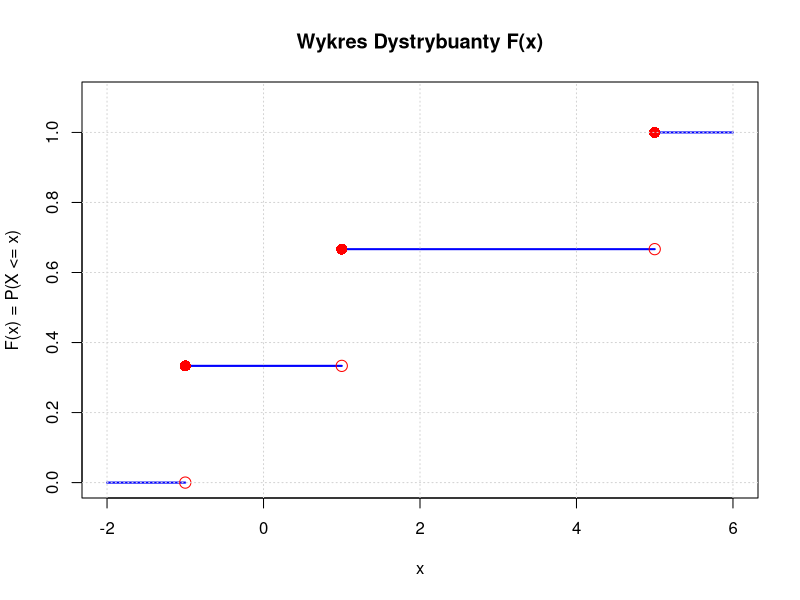

Source code (R):
xi <- c(-1, 1, 5)
pi <- c(1/3, 1/3, 1/3)

Fx <- cumsum(pi)

# 3. Definicja punktów krańcowych dla segmentów
# Lewe punkty x (początek każdego segmentu poziomego)
x_start <- c(-2, xi) 
# Prawe punkty x (koniec każdego segmentu poziomego)
x_end <- c(xi, 6) # Używamy '6' jako końca dla ostatniego segmentu

# Wartości y (wysokość każdego segmentu)
y_level <- c(0, Fx) # Zaczynamy od 0, a potem mamy Fx

#puste płótno
plot(x = 0, y = 0, type = "n", #'n' = nie rysuj niczego
     main = "Wykres Dystrybuanty F(x)",
     xlab = "x",
     ylab = "F(x) = P(X <= x)",
     ylim = c(0, 1.1),
     xlim = c(-2, 6))

#rysujemy linie od (x_start, y_level) do (x_end, y_level)
segments(x0 = x_start, y0 = y_level,
         x1 = x_end, y1 = y_level,
         col = "blue", lwd = 2) #lwd grubosc linii

#przedział domknięty
points(xi, Fx, pch = 16, col = "red", cex = 1.5) #16 to zamalowany okrag; cex rozmiar kropki

#przedział otwarty
#Wysokość: 0, Fx[1], Fx[2] (czyli 0, 1/3, 2/3)
#Używamy c(0, Fx[1:(length(Fx)-1)])
empty_y <- c(0, Fx[1:(length(Fx)-1)])
points(xi, empty_y, pch = 1, col = "red", cex = 1.5)

#liie siatki
grid()